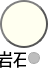
               <widget class="QWidget" name="rockBrush" native="true">
                <property name="minimumSize">
                 <size>
                  <width>48</width>
                  <height>68</height>
                 </size>
                </property>
                <property name="maximumSize">
                 <size>
                  <width>48</width>
                  <height>68</height>
                 </size>
                </property>
                <property name="styleSheet">
                 <string notr="true">background: transparent;</string>
                </property>
                <layout class="QVBoxLayout" name="verticalLayout_22">
                 <property name="leftMargin">
                  <number>0</number>
                 </property>
                 <property name="topMargin">
                  <number>0</number>
                 </property>
                 <property name="rightMargin">
                  <number>0</number>
                 </property>
                 <property name="bottomMargin">
                  <number>0</number>
                 </property>
                 <item>
                  <widget class="QPushButton" name="rockIcon">
                   <property name="sizePolicy">
                    <sizepolicy hsizetype="Fixed" vsizetype="Fixed">
                     <horstretch>0</horstretch>
                     <verstretch>0</verstretch>
                    </sizepolicy>
                   </property>
                   <property name="minimumSize">
                    <size>
                     <width>48</width>
                     <height>48</height>
                    </size>
                   </property>
                   <property name="maximumSize">
                    <size>
                     <width>48</width>
                     <height>48</height>
                    </size>
                   </property>
                   <property name="styleSheet">
                    <string notr="true">border: 2px solid #555;
border-radius: 24px;
border-style: outset;
background-color: #FFFFF0;</string>
                   </property>
                   <property name="text">
                    <string/>
                   </property>
                   <property name="icon">
                    <iconset>
                     <normaloff>resource/icon/rock.png</normaloff>resource/icon/rock.png</iconset>
                   </property>
                   <property name="iconSize">
                    <size>
                     <width>36</width>
                     <height>36</height>
                    </size>
                   </property>
                  </widget>
                 </item>
                 <item>
                  <widget class="QWidget" name="rockLabel" native="true">
                   <property name="minimumSize">
                    <size>
                     <width>40</width>
                     <height>20</height>
                    </size>
                   </property>
                   <property name="maximumSize">
                    <size>
                     <width>40</width>
                     <height>20</height>
                    </size>
                   </property>
                   <layout class="QHBoxLayout" name="horizontalLayout_13">
                    <property name="leftMargin">
                     <number>0</number>
                    </property>
                    <property name="topMargin">
                     <number>0</number>
                    </property>
                    <property name="rightMargin">
                     <number>0</number>
                    </property>
                    <property name="bottomMargin">
                     <number>0</number>
                    </property>
                    <item>
                     <widget class="QLabel" name="rockText">
                      <property name="minimumSize">
                       <size>
                        <width>26</width>
                        <height>20</height>
                       </size>
                      </property>
                      <property name="maximumSize">
                       <size>
                        <width>26</width>
                        <height>20</height>
                       </size>
                      </property>
                      <property name="font">
                       <font>
                        <pointsize>13</pointsize>
                        <weight>50</weight>
                        <bold>false</bold>
                       </font>
                      </property>
                      <property name="text">
                       <string>岩石</string>
                      </property>
                      <property name="alignment">
                       <set>Qt::AlignCenter</set>
                      </property>
                     </widget>
                    </item>
                    <item>
                     <widget class="QLabel" name="rockColor">
                      <property name="sizePolicy">
                       <sizepolicy hsizetype="Preferred" vsizetype="Preferred">
                        <horstretch>0</horstretch>
                        <verstretch>0</verstretch>
                       </sizepolicy>
                      </property>
                      <property name="minimumSize">
                       <size>
                        <width>12</width>
                        <height>12</height>
                       </size>
                      </property>
                      <property name="maximumSize">
                       <size>
                        <width>12</width>
                        <height>12</height>
                       </size>
                      </property>
                      <property name="font">
                       <font>
                        <pointsize>13</pointsize>
                        <weight>50</weight>
                        <bold>false</bold>
                       </font>
                      </property>
                      <property name="styleSheet">
                       <string notr="true">border: 1px solid #AAA;
border-radius: 6px;
border-style: solid;
background-color: #BEBEBE;</string>
                      </property>
                      <property name="text">
                       <string/>
                      </property>
                      <property name="alignment">
                       <set>Qt::AlignCenter</set>
                      </property>
                     </widget>
                    </item>
                   </layout>
                  </widget>
                 </item>
                </layout>
               </widget>
